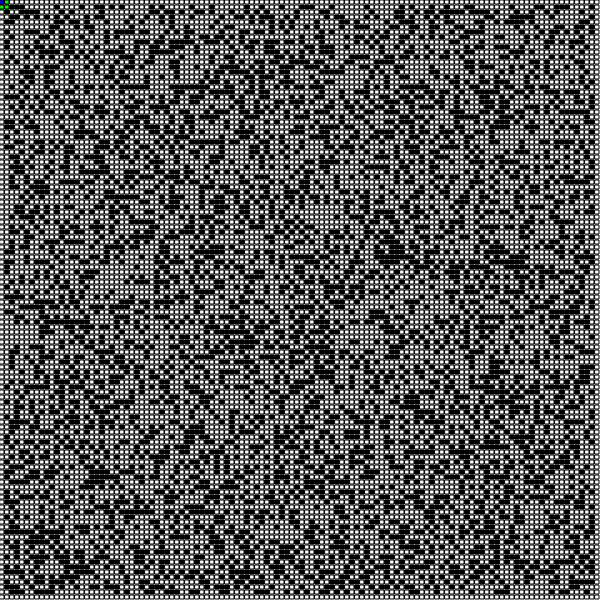
Frame 1 (no input)
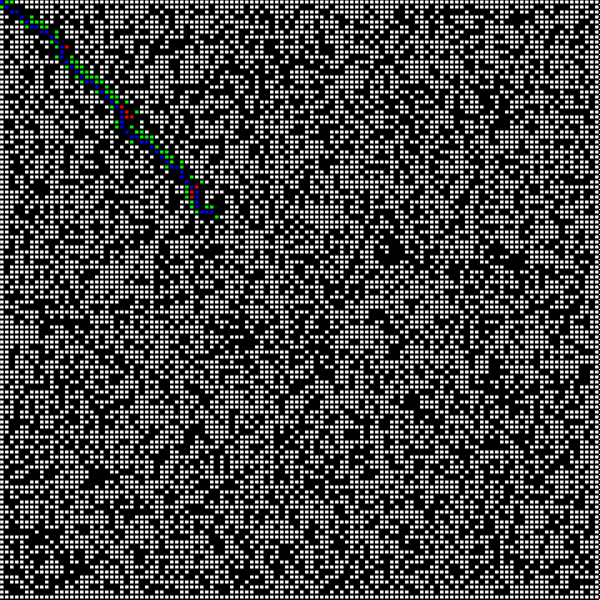
Frame 60 (no input)
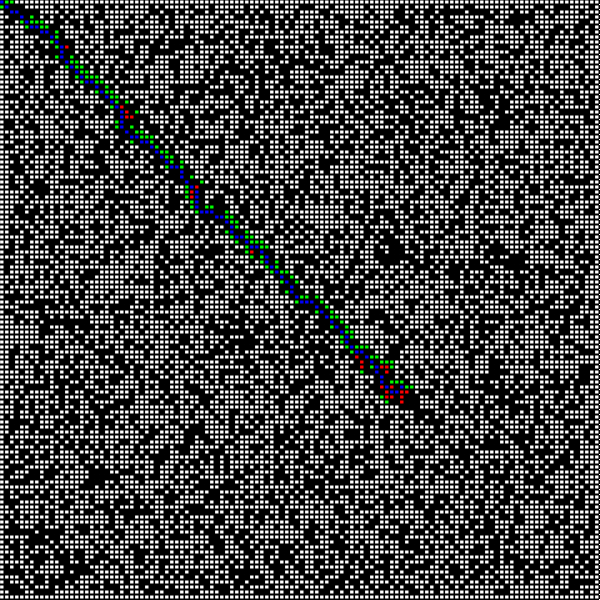
Frame 120 (the mouse pressed at the canvas centre since frame 60)

The p5.js sketch that drew these frames (run headless with seeded random() and noise() and a simulated clock; from frame 60 on, the mouse is pressed at the canvas centre):

// p5.js sketch
// ── sketch.js
var cols = 120;
var rows = 120;
var w;
var h;
var grid = new Array(cols);
var path = [];
var start;
var end;
var openSet = [];
var closedSet = [];

function Spot(i, j){
  this.i = i;
  this.j = j;
  this.f = 0;
  this.g = 0;
  this.h = 0;
  this.p = undefined;
  this.neighbors = [];
  this.wall = false;

  if(random(1) < 0.35){
    if(this.i != 0 && this.i != cols - 1){
      if(this.j != 0 && this.j != rows - 1){
        this.wall = true;
      }
    }
  }

  this.show = function(col){
    if(!this.wall){
      fill(col);
    }
    else{
      fill(0);
    }
    stroke(0);
    rect(this.i * w, this.j * h, w - 1, h - 1);
  }

  this.addNeighbors = function(grid){
    var i = this.i;
    var j = this.j;

   if(i < cols - 1){
      this.neighbors.push(grid[i + 1][j]);
   }

    if(i > 0){
      this.neighbors.push(grid[i - 1][j]);
    }

    if(j < rows - 1){
      this.neighbors.push(grid[i][j + 1]);
    }

    if(j > 0){
      this.neighbors.push(grid[i][j - 1]);
    }

    if(i > 0 && j > 0){
      this.neighbors.push(grid[i - 1][j - 1]);
    }
    
    if(i < cols - 1 && j < rows - 1){
      this.neighbors.push(grid[i + 1][j + 1]);
    }

    if(i < cols - 1 && j > 0){
      this.neighbors.push(grid[i + 1][j - 1]);
    }

    if(i > 0 && j > rows - 1){
      this.neighbors.push(grid[i - 1][j + 1]);
    }

  }
}

function preload() {

}

function setup() {
  var cnv = createCanvas(600, 600);
  w = width / cols;
  h = height / rows;

  for(var i = 0; i < cols; i++){
      grid[i] = new Array(rows);
  }

  for(var i = 0; i < cols; i++){
    for(var j = 0; j < rows; j++){
       grid[i][j] = new Spot(i, j);
    }
  }

  grid.map(ele => ele.map(e => e.addNeighbors(grid)));

  start = grid[0][0];
  end = grid[cols -1 ][rows - 1];

  openSet.push(start);

}

function heuristic(a, b){
  var d = dist(a.i, a.j, b.i, b.j);
  return d;
}

function draw() {
  if(openSet.length > 0){
    //keep going
    var winner = 0;

    openSet.map(function(key, val, arr){ 
      if(arr[val].f < arr[winner].f){
        winner = val; 
      } 
    });

    var current = openSet[winner];

    path = [current];
    var temp = current;
    
    while(temp.p){
      path.push(temp.p);
      temp = temp.p;
    }


    if(current == end){
      noLoop();
      console.log("Done !");
    }


    openSet = openSet.filter(ele => ele != current);
    closedSet.push(current);

    var n = current.neighbors;

    n.map(function(ele){
      if(!ele.wall && !closedSet.includes(ele)){
        var temp_g = current.g + 1;
        var newPath = false;
        if(openSet.includes(ele)){
          if(temp_g < ele.g){
            ele.g = temp_g;
            newPath = true;
          }
        }
        else{
          ele.g = temp_g;
          openSet.push(ele);
          newPath = true;
        }

        if(newPath){
          ele.h = heuristic(ele, end);
          ele.f = ele.g + ele.h;
          ele.p = current;
        }
      }
    });

  }
  else{
    console.log("no solution");
    noLoop();
  }
  

  for(var i = 0; i < cols; i++){
    for(var j = 0; j < rows; j++){
        grid[i][j].show(color(255));
    }
  }


  openSet.map(ele => ele.show(color(0, 255, 0)));
  closedSet.map(ele => ele.show(color(255, 0, 0)));
  path.map(ele => ele.show(color(0, 0, 255)));

}
